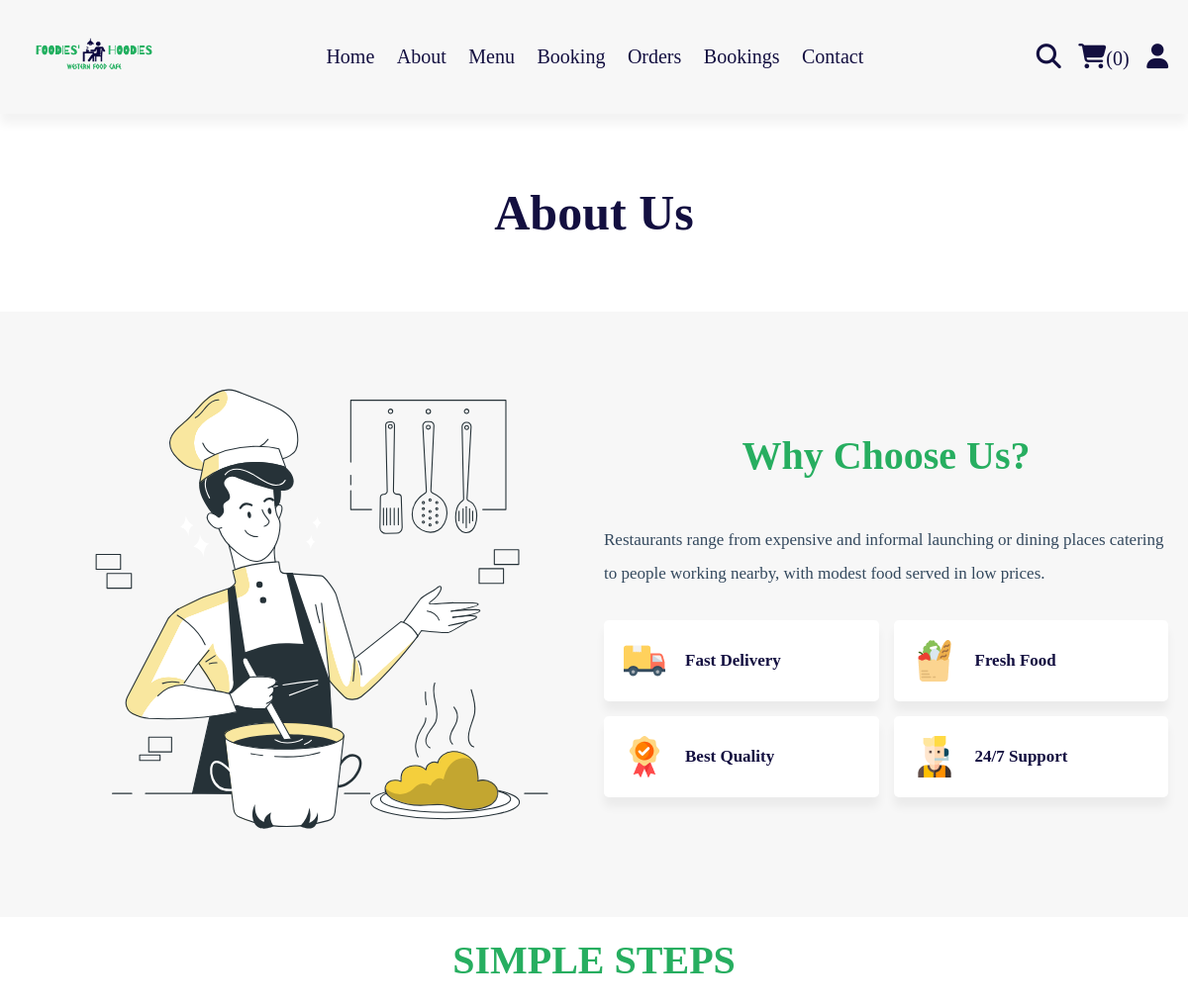
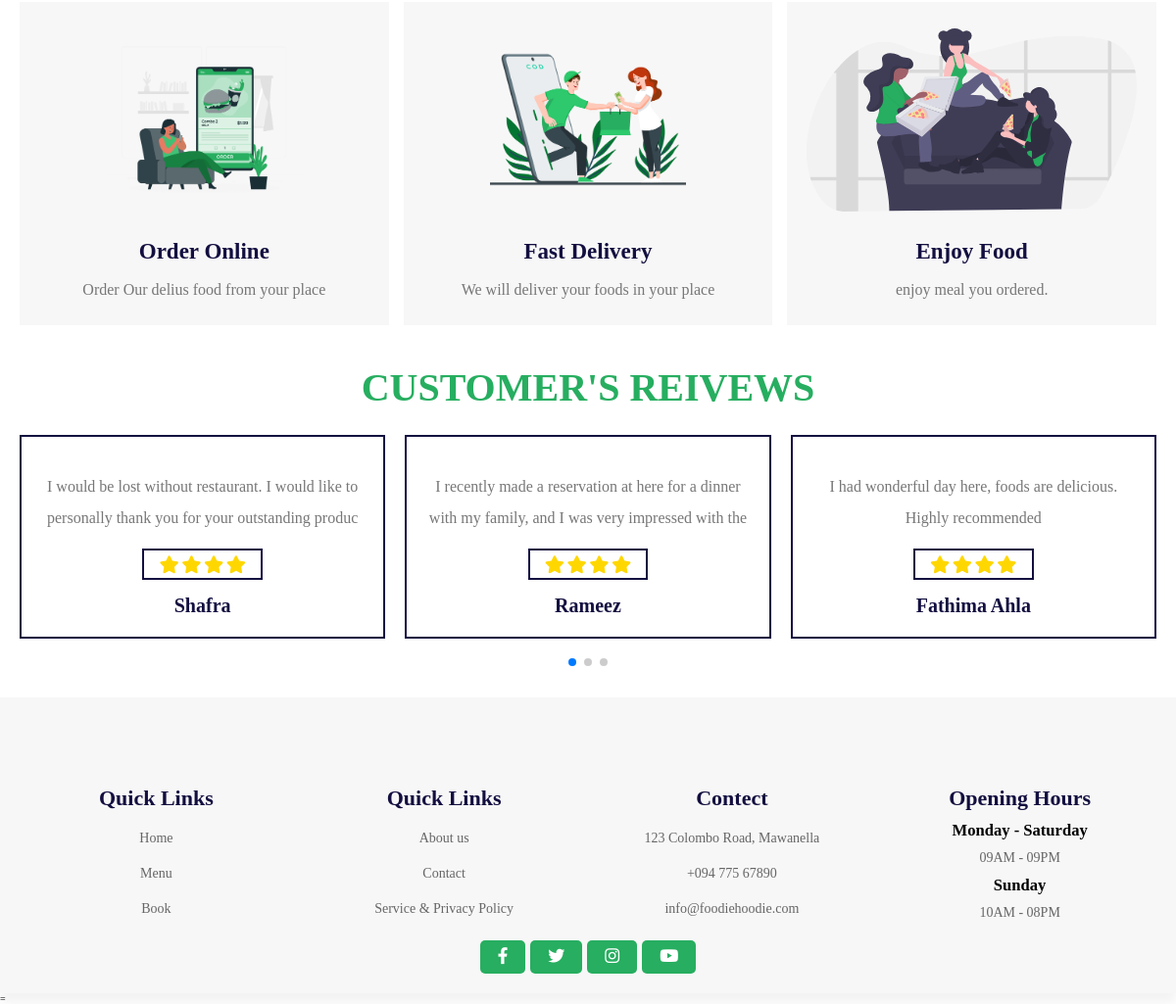
Page /about.php on the committed database (2 pictures, top to bottom).
### tables this page shows
CREATE TABLE `reviews` (
  `id` int(100) NOT NULL,
  `user_id` int(100) NOT NULL,
  `name` varchar(100) NOT NULL,
  `email` varchar(100) NOT NULL,
  `review` varchar(100) NOT NULL,
  `rate` int(100) NOT NULL,
  `image` varchar(100) NOT NULL
);

### about.php (the view, shortened to what this page needs)
<?php
include 'components/connect.php';
?>
<!DOCTYPE html>
<html lang="en">
<head>
   <link rel="stylesheet" href="https://unpkg.com/swiper@8/swiper-bundle.min.css" />
   <link rel="stylesheet" href="https://cdnjs.cloudflare.com/ajax/libs/font-awesome/6.1.1/css/all.min.css">
   <link rel="stylesheet" href="css/style.css">
</head>
<body>
<?php include 'components/user_header.php'; ?>
<div class="heading">
   <h3>About us</h3>
</div>
<section class="about">
      <div class="image">
         <img src="images/about-img.svg" alt="">
      </div>
      <div class="content">
         <h3 class="about-heading">why choose us?</h3>
         <p>Restaurants range from expensive and informal launching or dining places catering to people working nearby, with modest food served in low prices.</p>
         <div class="icons-container">
            <div class="icons">
                <img src="images/serv-1.png" alt="">
                <h3>Fast Delivery</h3>
            </div>
            <div class="icons">
                <img src="images/serv-2.png" alt="">
                <h3>Fresh Food</h3>
            </div>
            <div class="icons">
                <img src="images/serv-3.png" alt="">
                <h3>Best Quality</h3>
            </div>
            <div class="icons">
                <img src="images/serv-4.png" alt="">
                <h3>24/7 Support</h3>
            </div>
        </div>
      </div>
</section>
<section class="steps">
   <h1 class="title">simple steps</h1>
   <div class="box-container">
      <div class="box">
         <img src="images/step-1.png" alt="">
         <h3>order online</h3>
         <p>Order Our delius food from your place</p>
      </div>
      <div class="box">
         <img src="images/step-2.png" alt="">
         <h3>fast delivery</h3>
         <p>We will deliver your foods in your place</p>
      </div>
      <div class="box">
         <img src="images/step-3.svg" alt="">
         <h3>enjoy food</h3>
         <p>enjoy meal you ordered.</p>
      </div>
   </div>
</section>
<section class="reviews">
    <h1 class="title">customer's reivews</h1>
   <div class="swiper reviews-slider">
      <div class="swiper-wrapper">
          <?php
            $select_reviews = $conn->prepare("SELECT * FROM `reviews`
            LIMIT 15");
            $select_reviews->execute();
            if($select_reviews->rowCount() > 0){
            while($fetch_reviews = $select_reviews->fetch(PDO::FETCH_ASSOC)){
         ?>
         <div class="swiper-slide slide">
            <p><span><?= $fetch_reviews['review']; ?></span></p>
           <?php
               $rate = $fetch_reviews['rate'];
           if ($rate ==1  ){
            echo
            '<div class="stars">
                  <i class="fas fa-star"></i>
            </div>';
           }
           elseif($rate ==4){
            echo '
         <div class="stars">
               <i class="fas fa-star"></i>
               <i class="fas fa-star"></i>
               <i class="fas fa-star"></i>
               <i class="fas fa-star"></i>
            </div>';
           }
           ?>
            <h3><span><?= $fetch_reviews['name']; ?></span> </h3>
        </div>
         <?php
               }
            }else{
             echo '<p class="empty">No reviews Yet</p>';
            }
         ?>
      </div>
      <div class="swiper-pagination"></div>
   </div>
</section>
<?php include 'components/footer.php'; ?>
=
</body>
</html>

### components/user_header.php (shortened to what this page needs)
<header class="header">
   <section class="flex">
      <a href="home.php" class="logo"><img src="images/logo.png" width="150px"></a>
      <nav class="navbar">
         <a href="home.php">home</a>
         <a href="about.php">about</a>
         <a href="menu.php">menu</a>
         <a href="booking.php">booking</a>
         <a href="orders.php">orders</a>
         <a href="bookings.php">bookings</a>
         <a href="contact.php">contact</a>
      </nav>
      <div class="icons">
         <?php
            $count_cart_items = $conn->prepare("SELECT * FROM `cart` WHERE user_id = ?");
            $count_cart_items->execute([$user_id]);
            $total_cart_items = $count_cart_items->rowCount();
         ?>
         <a href="search.php"><i class="fas fa-search"></i></a>
         <a href="cart.php"><i class="fas fa-shopping-cart"></i><span>(<?= $total_cart_items; ?>)</span></a>
         <div id="user-btn" class="fas fa-user"></div>
      </div>
   </section>
</header>

### components/footer.php (shortened to what this page needs)
<footer class="">
   <section class="footer">
        <div class="box-container">
            <div class="box">
               <h3>Quick Links</h3>
               <a href="home.php"> Home</a>
               <a href="menu.php"> Menu</a>
               <a href="booking.php"> Book</a>
            </div>
            <div class="box">
               <h3>Quick Links</h3>
               <a href="about.php">About us </a>
               <a href="contact.php"> Contact</a>
               <a href="#">Service & Privacy Policy</a>
            </div>
            <div class="box">
               <h3> Contect</h3>
               <p> 123 Colombo Road, Mawanella</p>
               <p> +094 775 67890</p>
               <p> info@foodiehoodie.com</p>
            </div>
            <div class="box">
               <h3>opening hours</h3>
               <h5> Monday - Saturday </h5>
               <p> 09AM - 09PM</p>
               <h5> Sunday </h5>
               <p> 10AM - 08PM</p>
            </div>
        </div>
        <div class="footer-share">
            <a href="#" class="btn"> <i class="fab fa-facebook-f"></i></a>
            <a href="#" class="btn"> <i class="fab fa-twitter"></i></a>
            <a href="#" class="btn"> <i class="fab fa-instagram"></i></a>
            <a href="#" class="btn"> <i class="fab fa-youtube"></i></a>
        </div>
    </section>
</footer>

### rows in the picture
reviews: review "I would be lost without restaurant. I would like to personally thank you for your outstanding produc", rate 4 (drawn), name "Shafra"
reviews: review "I recently made a reservation at here for a dinner with my family, and I was very impressed with the", rate 4 (drawn), name "Rameez"
reviews: review "I had wonderful day here, foods are delicious. Highly recommended", rate 4 (drawn), name "Fathima Ahla"

### other values in the picture
$total_cart_items "0"
